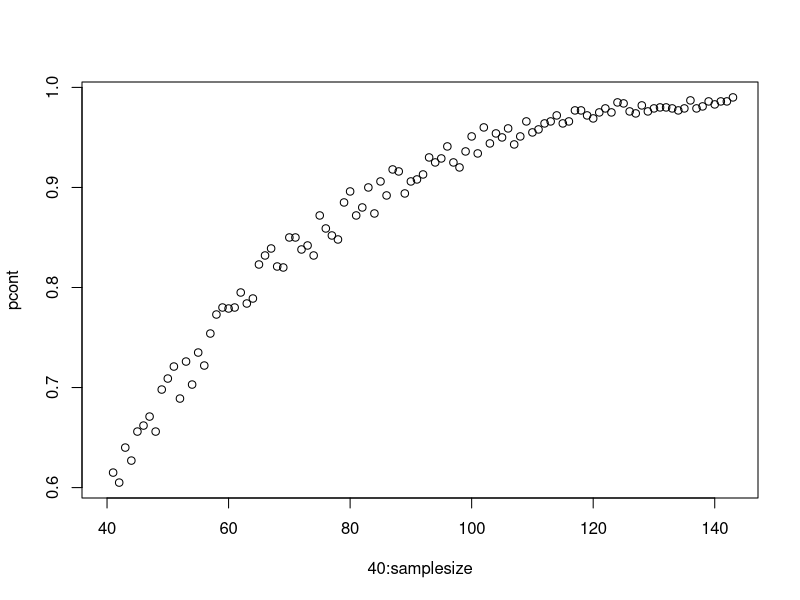
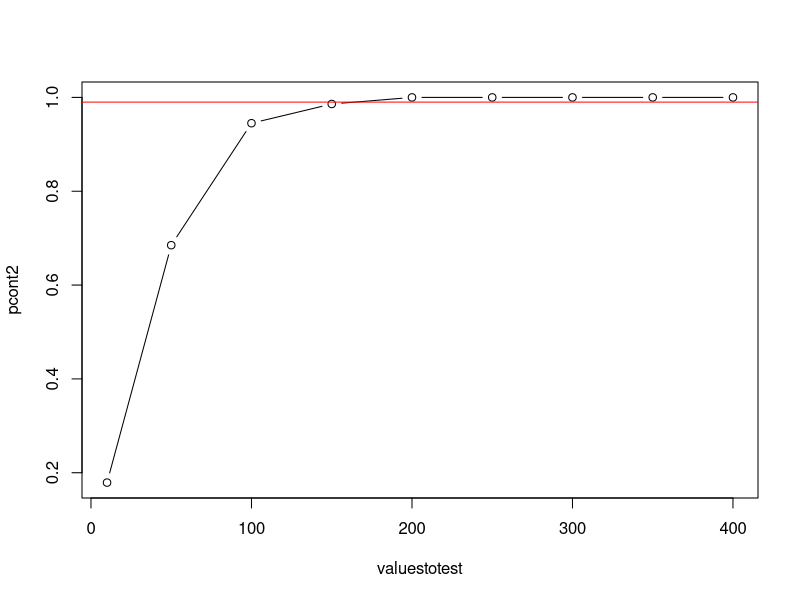
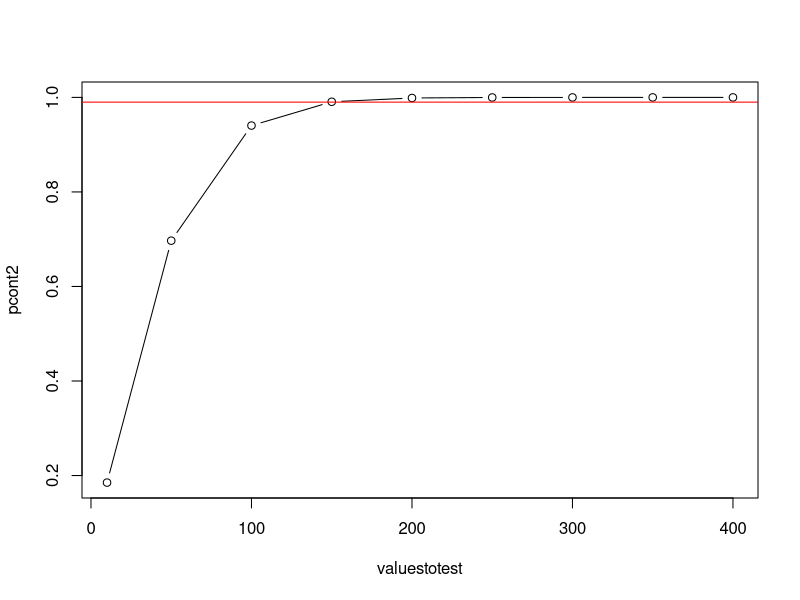
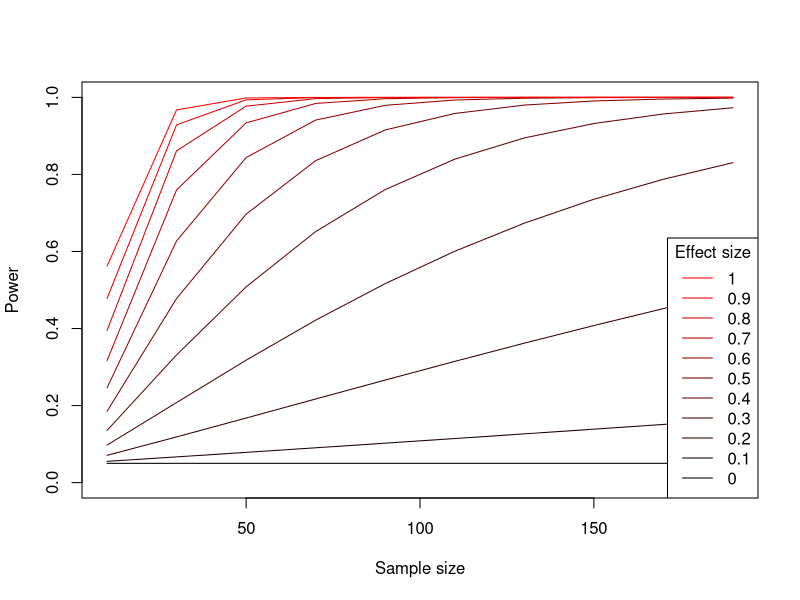
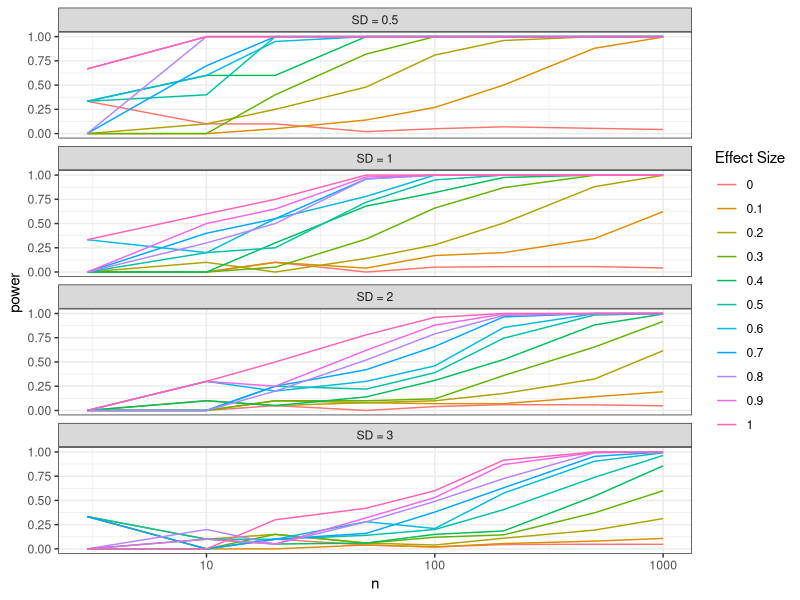
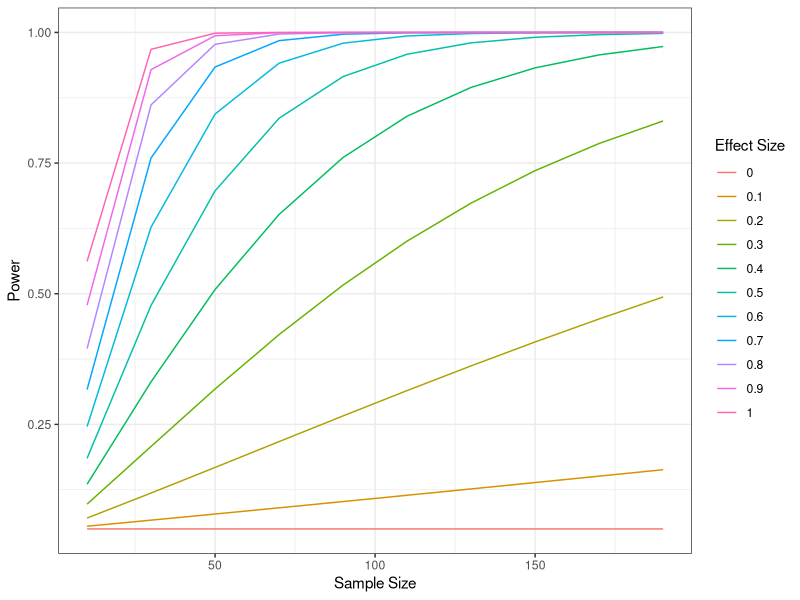

Write the R code that produced these figures, in order.
## ---- chunk 1
set.seed(123) # random seed to make code reproducible
samplesize <- 40
sampdiff <- 0.5
samp1 <- rnorm(n = samplesize, mean = 0, sd = 1) #random numbers following normal 
#distribution of mean 0 and standard deviation 1
samp2 <- rnorm(n = samplesize, mean = sampdiff, sd = 1)
## ---- chunk 2
testres <- t.test(samp1, samp2)
testres$p.value
## ---- chunk 3
nbsimul <- 1000
set.seed(123) # random seed to make code reproducible
samplesize <- 40
sampdiff <- 0.5
storepvalues <- vector(length = nbsimul)
for (i in 1:nbsimul)
{
  samp1 <- rnorm(n = samplesize, mean = 0, sd = 1) 
  samp2 <- rnorm(n = samplesize, mean = sampdiff, sd = 1)
  testres <- t.test(samp1, samp2)
  storepvalues[i] <- testres$p.value # store the pvalue from this data set test
}
## ---- chunk 4
mean(storepvalues<0.05)
## ---- chunk 5
nbsimul <- 1000
set.seed(123) # random seed to make code reproducible
samplesize <- 40
pcont <- vector()
j <- 1
power <- 0.596
sampdiff <- 0.5
while(power<0.99)
{
  print(x = paste0("Sample size ", samplesize, " is not sufficient, power is only ", power))
  samplesize <- samplesize + 1
  storepvalues <- vector(length = nbsimul)
  for (i in 1:nbsimul)
  {
    samp1 <- rnorm(n = samplesize, mean = 0, sd = 1) 
    samp2 <- rnorm(n = samplesize, mean = sampdiff, sd = 1)
    testres <- t.test(samp1, samp2)
    storepvalues[i] <- testres$p.value # store the pvalue from this data set test
  }
  power <- mean(storepvalues<0.05)
  j <- j+1
  pcont[j] <- power
}

samplesize

plot(pcont, x=40:samplesize)
## ---- chunk 6
valuestotest <- c(10, 50, 100, 150, 200, 250, 300, 350, 400)
pcont2 <- vector(length = length(valuestotest))
power <- 0
for (j in 1:length(valuestotest))
{
  samplesize <- valuestotest[j]
  storepvalues <- vector(length = nbsimul)
  for (i in 1:nbsimul)
  {
    samp1 <- rnorm(n = samplesize, mean = 0, sd = 1) 
    samp2 <- rnorm(n = samplesize, mean = sampdiff, sd = 1)
    testres <- t.test(samp1, samp2)
    storepvalues[i] <- testres$p.value # store the pvalue from this data set test
  }
  power <- mean(storepvalues<0.05)
  pcont2[j] <- power
}

plot(pcont2, x=valuestotest, type="b")
abline(h=0.99, col="red")

## ---- chunk 7
library(pwr)
valuestotest <- c(10, 50, 100, 150, 200, 250, 300, 350, 400)
pcont2 <- vector(length = length(valuestotest))
power <- 0
for (j in 1:length(valuestotest))
{
  pcont2[j] <- pwr.t.test(n=valuestotest[j], d = 0.5)$power
}

plot(pcont2, x=valuestotest, type="b")
abline(h=0.99, col="red")

## ---- chunk 8
samplesizestotest <- seq(from=10, to =200, by = 20)
## ---- chunk 9
effectsizestotest <- seq(from=0, to = 1, by = 0.1)

## ---- chunk 10
container <- expand.grid(samplesize= samplesizestotest, effectsize=effectsizestotest)
## ---- chunk 11
container$power <- NA
head(container)
## ---- chunk 12
library(pwr)
for(potatoes in 1:nrow(container))
{
  
  container$power[potatoes] <-pwr.t.test(n = container$samplesize[potatoes], d = container$effectsize[potatoes])$power
}
## ---- chunk 13

plot(x = container$samplesize[container$effectsize==effectsizestotest[1]], y=container$power[container$effectsize==effectsizestotest[1]], ylim = c(0,1), type="l", xlab="Sample size", ylab="Power")
effectsizestotest[1]
for(radish in 2:length(effectsizestotest))
{
  lines(x = container$samplesize[container$effectsize==effectsizestotest[radish]],
        y=container$power[container$effectsize==effectsizestotest[radish]], type="l", col= rgb(red = effectsizestotest[radish],green = 0, blue = 0, maxColorValue = max(effectsizestotest)))
}
legend(x="bottomright", legend = rev(effectsizestotest), col = rev(rgb(red = effectsizestotest,0,0, maxColorValue = max(effectsizestotest))), lty=1, title = "Effect size")
## ---- chunk 14
library(tidyverse)
## ---- chunk 15
power.t = function (diff=1, u=0, sd=1, n=100, iters=10000) {
  data.frame(i=1:n) %>%
    mutate(pval=map_dbl(i, function (x, diff, u, sd, n) {
      a = rnorm(n, u, sd)
      b = rnorm(n, u+diff, sd)
      t = t.test(a, b)
      t$p.value
    }, diff, u, sd, n)) %>%
    group_by() %>%
    summarise(power=mean(pval < 0.05)) %>%
    pull(power)
}

powerVnVdiff = expand.grid(n=c(3, 10, 20, 50, 100, 200, 500, 1000),
                           diff=seq(0, 1, 0.1), sd=c(0.5, 1:3)) %>%
  mutate(power=pmap_dbl(list(diff=diff, n=n, sd=sd), power.t, iters=1000))
## ---- chunk 16
ggplot(powerVnVdiff, aes(x=n, y=power)) +
  geom_line(aes(colour=as.factor(diff))) +
  scale_colour_discrete(name="Effect Size") +
  facet_wrap(~paste0("SD = ", sd), ncol=1) +
  scale_x_log10() +
  theme_bw()
## ---- chunk 17
library(pwr)
pwrVn_eff = expand.grid(n=seq(10, 200, 20), eff=seq(0,1,0.1)) %>%
  mutate(power=pmap(list(n=n, d=eff), pwr.t.test),
         power=map_dbl(power, "power"))
head(pwrVn_eff)



ggplot(pwrVn_eff, aes(x=n, y=power)) +
  geom_line(aes(colour=as.factor(eff))) +
  scale_color_discrete(name="Effect Size") +
  labs(x="Sample Size", y="Power") +
  theme_bw()
  
## ---- chunk 18
library(lme4)

repeateddata <- read.csv(file = "RepeatedMeasurements.csv")
inddata <- read.csv(file = "IndividualMeasurements.csv")

## ---- chunk 19
summary(lm(value ~ 1 + group, data = inddata))
## ---- chunk 20
summary(lm(value ~ 1 + group, data = repeateddata))
## ---- chunk 21
summary(lmer(value ~ 1 + group + (1 | individual), data=repeateddata))
